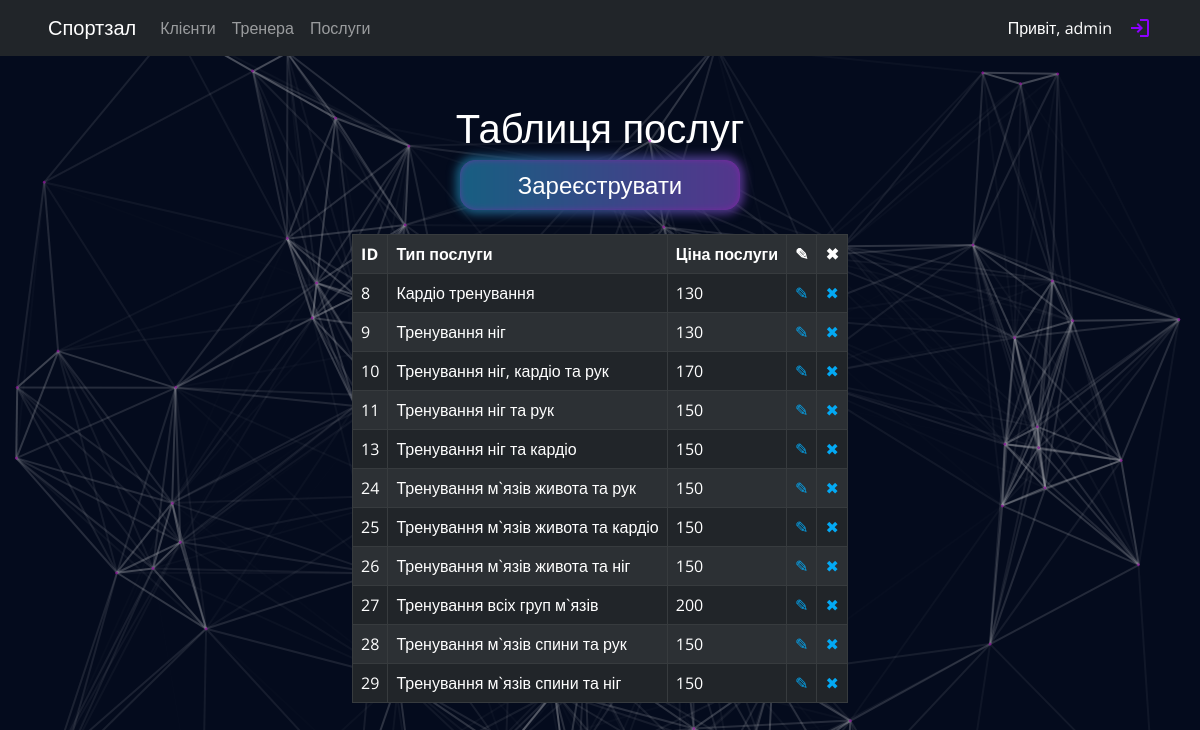
The app's page /index.php?table=service (signed in) with its own data.
### tables this page shows
CREATE TABLE `service` (
  `service_id` int(11) NOT NULL,
  `service_type` varchar(255) NOT NULL,
  `service_price` varchar(255) NOT NULL
);

### includes/auth.php (called while the page is built, shortened)
<?php
$is_login = false;
if (isset($_SESSION['user'])) {
    $is_login = true;
}
if ($is_login && $_SESSION['user'][1] == 'admin') {
    $is_admin = true;
}
?>

### includes/connection.php (called while the page is built, shortened)
<?php
function _switch($table)
{
    switch ($table) {
        case 'service':
            $name = 'Таблиця послуг';
            $cols = ['ID', 'Тип послуги', 'Ціна послуги'];
            $n_cols = [
                'service_id' => $cols[0],
                'service_type' => $cols[1],
                'service_price' => $cols[2]
            ];
            break;
    }
    return [
        'name'   => $name,
        'cols'   => $cols,
        'n_cols' => $n_cols
    ];
}

### index.php (the view, shortened to what this page needs)
<?php require_once 'includes/auth.php' ?>
<?php
require_once("includes/connection.php");
require 'includes/header.php';
$table = htmlspecialchars($_GET['table']);
extract(_switch($table));
$data = mysqli_query($con, "SELECT * FROM `$table`");
if ($data) {
?>
    <div class="container-fluid text-center text-white">
        <h1 class="pt-5"><?= $name ?></h1>
    </div>
    <?php if ($is_admin ||  $table == 'client') : ?>
        <div class="container" style="z-index:9999;position:relative;">
            <a href="create.php?table=<?= $table ?>" class="btn btn-order d-block">Зареєструвати</a>
        </div>
    <?php endif; ?>
    <?php if (!(!$is_admin && $table == 'client')) : ?>
        <table class="mt-4 table table-dark table-bordered table-striped">
            <tr>
                <?php foreach ($cols as $col) : ?>
                    <th><?= htmlspecialchars($col) ?></th>
                <?php endforeach; ?>
                <?php if ($is_admin) : ?>
                    <th>&#9998;</th>
                    <th>&#10006;</th>
                <?php endif; ?>
            </tr>
            <?php foreach ($data as $row) : ?>
                <tr>
                    <?php $i = 0; ?>
                    <?php foreach ($row as $key => $field) : ?>
                        <?php
                        if ($i == 0) {
                            $temp_id = $field;
                        }
                        ?>
                        <td>
                            <?= htmlspecialchars($field) ?>
                        </td>
                        <?php $i++; ?>
                    <?php endforeach; ?>
                    <?php if ($is_admin) : ?>
                        <td>
                            <a href="edit.php?table=<?= htmlspecialchars($table) ?>&id=<?= htmlspecialchars($temp_id) ?>">&#9998;</a>
                        </td>
                        <td>
                            <a href="delete.php?table=<?= htmlspecialchars($table) ?>&id=<?= htmlspecialchars($temp_id) ?>">&#10006;</a>
                        </td>
                    <?php endif; ?>
                </tr>
            <?php endforeach; ?>
        </table>
    <?php endif; ?>
<?php
} else {
    echo ('<h1 style="color: #fff;">This table is empty!</h1>');
}
require 'includes/footer.php';
?>

### css/style.css (style rules this page uses)
* { user-select: none; }
body { width: 100%; height: auto; overflow-x: hidden; background-color: #040B1D; box-sizing: border-box; font-family: 'Open Sans', sans-serif; color: black; }
a { color: #f58220; font-weight: 400; }
.btn-order { font-style: "Montserrat"; font-style: normal; background-color: #be0fc4; border-color: #be0fc4; position: relative; display: flex; margin-left: auto; margin-right: auto; justify-content: center; text-decoration: none; color: white; font-size: 24px; width: 280px !important; border-radius: 15px; z-index: 1; -moz-box-sizing: border-box; -webkit-box-sizing: border-box; box-sizing: border-box; width: 350px; height: auto; }
.btn-order:before { content: ""; position: absolute; top: -5px; right: -5px; bottom: -5px; left: -5px; z-index: -1; background: linear-gradient(90deg, #165f81, #940a99, #04567c); background-size: 400%; border-radius: 20px; transition: .5s; filter: blur(5px); opacity: 1; animation: animate-btn 15s linear infinite; }

### css/style-table.css (style rules this page uses)
table { margin-left: auto; margin-right: auto; width: unset !important; position: relative; }
th, td { font-size: 16px; padding: 8px; }
th { background: red; color: #fff; }
a { text-decoration: none; transition: 0.2s ease; color: #03a9f4; }

### records on screen
service: service_id "8", service_type "Кардіо тренування", service_price "130"
service: service_id "9", service_type "Тренування ніг", service_price "130"
service: service_id "10", service_type "Тренування ніг, кардіо та рук", service_price "170"
service: service_id "11", service_type "Тренування ніг та рук", service_price "150"
service: service_id "13", service_type "Тренування ніг та кардіо", service_price "150"
service: service_id "24", service_type "Тренування м`язів живота та рук", service_price "150"
service: service_id "25", service_type "Тренування м`язів живота та кардіо", service_price "150"
service: service_id "26", service_type "Тренування м`язів живота та ніг", service_price "150"
service: service_id "27", service_type "Тренування всіх груп м`язів", service_price "200"
service: service_id "28", service_type "Тренування м`язів спини та рук", service_price "150"
service: service_id "29", service_type "Тренування м`язів спини та ніг", service_price "150"

### other values on screen
$_SESSION['user'][0] "admin"
$col "ID"
$col "Тип послуги"
$col "Ціна послуги"
